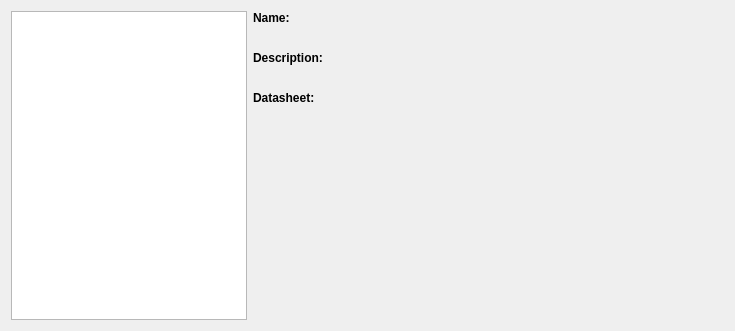
<?xml version="1.0" encoding="UTF-8"?>
<ui version="4.0">
 <class>Form</class>
 <widget class="QWidget" name="Form">
  <property name="geometry">
   <rect>
    <x>0</x>
    <y>0</y>
    <width>735</width>
    <height>331</height>
   </rect>
  </property>
  <property name="windowTitle">
   <string>Form</string>
  </property>
  <layout class="QHBoxLayout" name="horizontalLayout" stretch="1,2">
   <item>
    <widget class="QListWidget" name="listPackages">
     <property name="selectionMode">
      <enum>QAbstractItemView::ContiguousSelection</enum>
     </property>
     <property name="sortingEnabled">
      <bool>true</bool>
     </property>
    </widget>
   </item>
   <item>
    <layout class="QVBoxLayout" name="verticalLayout" stretch="0,0,0,0,0,1">
     <item>
      <widget class="QLabel" name="label">
       <property name="font">
        <font>
         <weight>75</weight>
         <bold>true</bold>
        </font>
       </property>
       <property name="text">
        <string>Name:</string>
       </property>
      </widget>
     </item>
     <item>
      <widget class="QLabel" name="name">
       <property name="text">
        <string/>
       </property>
      </widget>
     </item>
     <item>
      <widget class="QLabel" name="label_3">
       <property name="font">
        <font>
         <weight>75</weight>
         <bold>true</bold>
        </font>
       </property>
       <property name="text">
        <string>Description:</string>
       </property>
      </widget>
     </item>
     <item>
      <widget class="QLabel" name="description">
       <property name="text">
        <string/>
       </property>
       <property name="alignment">
        <set>Qt::AlignLeading|Qt::AlignLeft|Qt::AlignTop</set>
       </property>
      </widget>
     </item>
     <item>
      <widget class="QLabel" name="label_5">
       <property name="font">
        <font>
         <weight>75</weight>
         <bold>true</bold>
        </font>
       </property>
       <property name="text">
        <string>Datasheet:</string>
       </property>
      </widget>
     </item>
     <item>
      <widget class="QLabel" name="datasheet">
       <property name="text">
        <string/>
       </property>
       <property name="alignment">
        <set>Qt::AlignLeading|Qt::AlignLeft|Qt::AlignTop</set>
       </property>
      </widget>
     </item>
    </layout>
   </item>
  </layout>
 </widget>
 <resources/>
 <connections/>
</ui>
